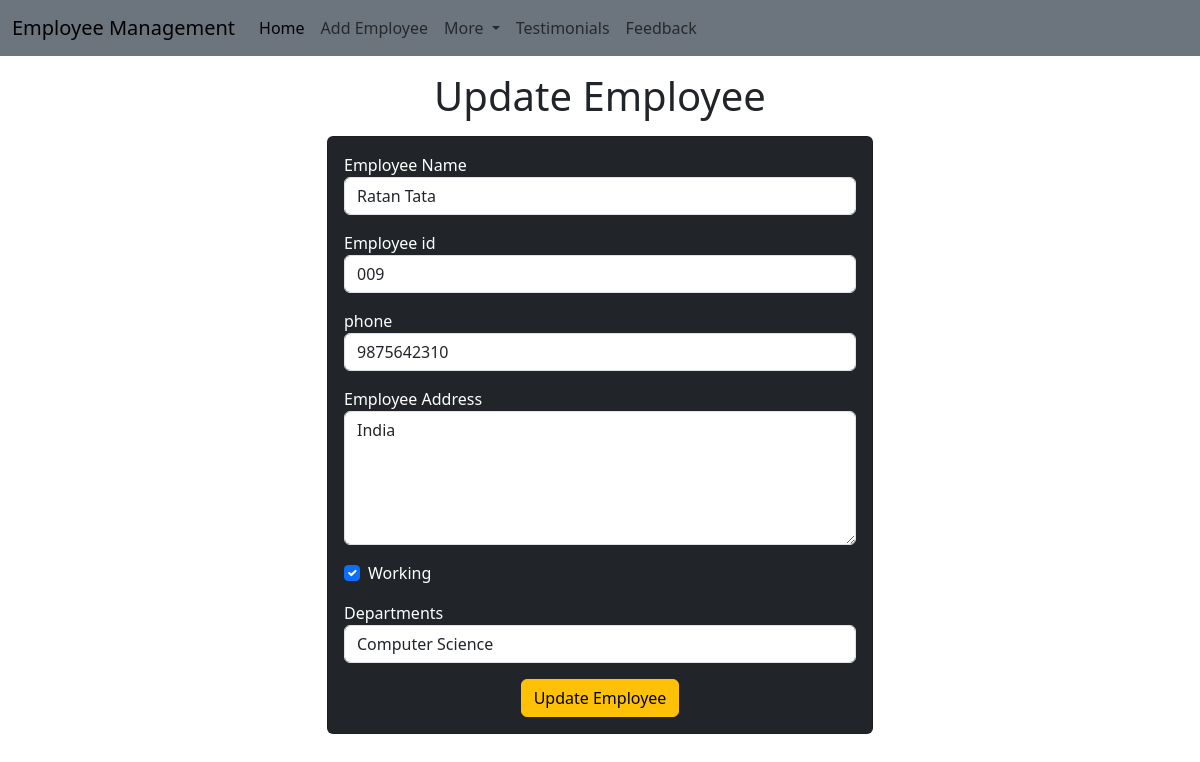
Screenshot of /emp/update-emp/20 with the database file from the repository.
### emp/models.py (models this page shows, shortened)
class Emp(models.Model):
    name=models.CharField(max_length=200)
    emp_id=models.CharField(max_length=200)
    phone=models.CharField(max_length=10)
    address=models.CharField(max_length=150)
    working=models.BooleanField(default=True)
    department=models.CharField(max_length=10)

### emp/views.py (the view)
# urls.py: path("update-emp/<int:emp_id>",update_emp),     #for updating table
def update_emp(request,emp_id):
    emp=Emp.objects.get(pk=emp_id)    #fetching data from database
    return render(request,"emp/update_emp.html",{
        'emp':emp
    })

### templates/emp/update_emp.html (shortened to what this page needs)
<!doctype html>
<html lang="en">
  <head>
    <link href="https://cdn.jsdelivr.net/npm/bootstrap@5.3.1/dist/css/bootstrap.min.css" rel="stylesheet">
  </head>
  <body>
    {% include  'emp/navbar.html'%}
    <div class="container ">
        <h1 class="text-center my-3">Update Employee</h1>
        <div class="row ">
            <div class="col-md-6 offset-md-3">
                <div class="card bg-dark text-white ">
                    <div class="card-body">
                        <form action="/emp/do-update-emp/{{emp.id}}" method="POST">
                            <div class="mb-3">
                                <label for="name">Employee Name</label>
                                <input id="name" type="text" class="form-control" placeholder="Enter emp name" name="emp_name" value="{{emp.name}}">
                            </div>
                            <div class="mb-3">
                                <label for="id">Employee id</label>
                                <input id="id" type="text" class="form-control" placeholder="Enter emp id" name="emp_id" value="{{emp.emp_id}}">
                            </div>
                            <div class="mb-3">
                                <label for="phone">phone</label>
                                <input id="phone" type="text" class="form-control" placeholder="Enter emp phone" name="emp_phone" value="{{emp.phone}}">
                            </div>
                            <div class="mb-3">
                                <label for="address">Employee Address</label>
                                <textarea name="emp_address" id="address"  rows="5" class="form-control">{{emp.address}}</textarea>
                            </div>
                            <div class="mb-3 form-check">
                                <label for="working">Working</label>
                                <input {% if emp.working%} checked {% endif %} id="working" name="emp_working" type="checkbox" class="form-check-input">
                            </div>
                            <div class="mb-3 ">
                                <label for="department">Departments</label>
                                <select value="{{emp.department}}" name="emp_department" id="department" class="form-control">
                                    <option value="CSE">Computer Science</option>
                                </select>
                            </div>
                            <div class="container text-center">
                                <button class="btn btn-warning">Update Employee</button>
                            </div>
                        </form>
                    </div>
                </div>
            </div>
        </div>
    </div>
  </body>
</html>

### templates/emp/update_emp.html (style rules this page uses)
body { background-image: url('https://i.postimg.cc/527HWr6v/sean-pollock-Ph-Yq704ffd-A-unsplash.jpg'); }

### rows the page displays
Emp: emp_name "Ratan Tata", emp_id "009", emp_phone "9875642310", emp_address "India", working "☑", emp_department "Computer Science"
